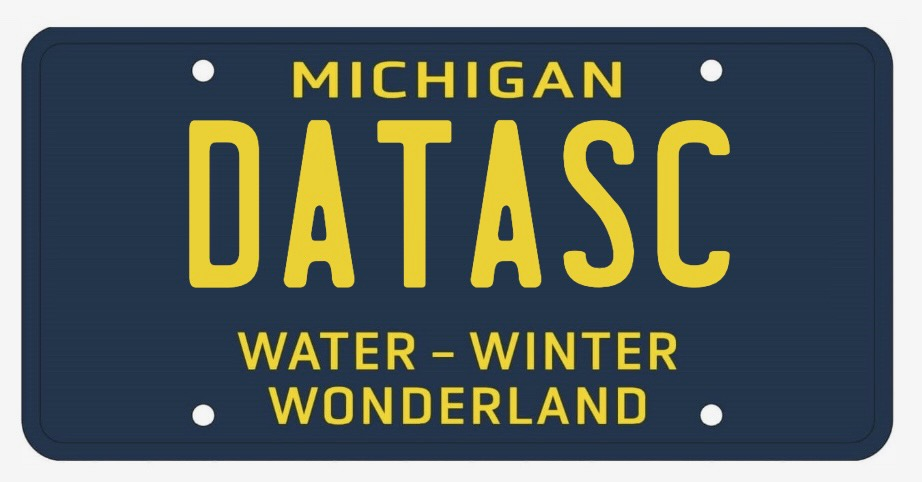
#> input picture data/generated3.jpg, 922 x 482 px
$ jupyter execute --allow-errors ALPR.ipynb
#> lines starting #> are read from the running program, lines starting #| are printed output that depends on the picture; after the words box and inside, x2 and y2 are one past the last pixel; in counts of white or black regions, pixels touching at a corner belong together
[cell 1]
import cv2
from matplotlib import pyplot as plt
import numpy as np
import imutils
import easyocr

## 1. Read in Image, Grayscale

[cell 2]
img = cv2.imread('../data/generated3.jpg')
#> img is the input picture: shape (482, 922, 3); mean B, G, R 98.1, 101.9, 92.6
gray = cv2.cvtColor(img, cv2.COLOR_BGR2GRAY)
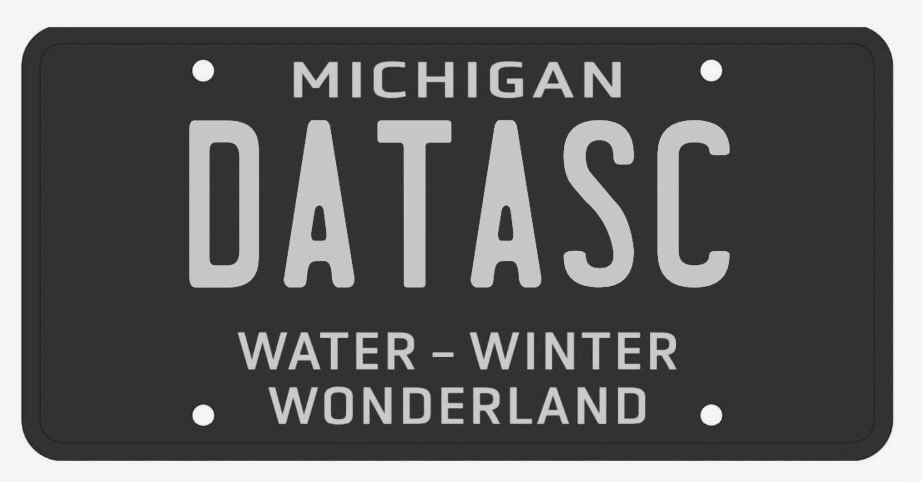
#> gray: shape (482, 922); min 18, max 255, mean 98.6
plt.imshow(cv2.cvtColor(gray,cv2.COLOR_BGR2RGB))

## 2. Apply filter and find edges for localization

[cell 3]
bfilter = cv2.bilateralFilter(gray, 11, 17, 17) #Noise reduction
edged = cv2.Canny(bfilter, 20, 200) #Edge detection
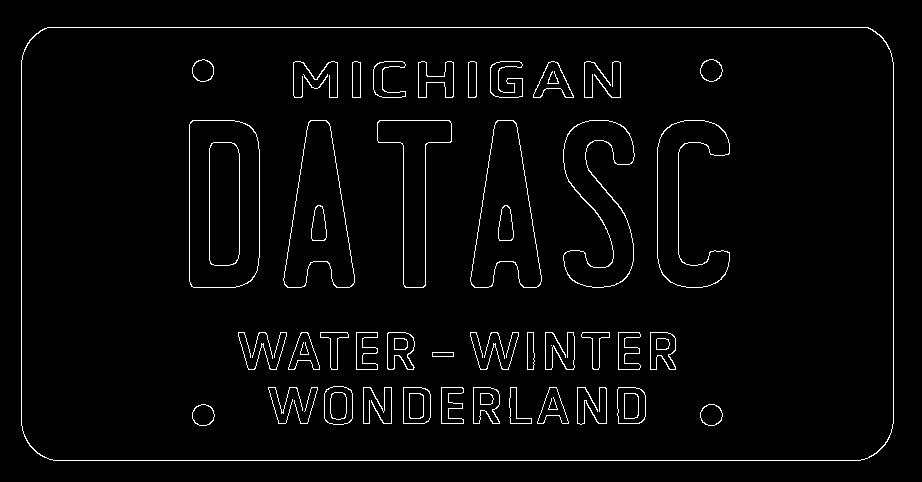
#> edged: shape (482, 922); 2.7% white in thin lines or dots, all inside (x1, y1, x2, y2) = (21, 27, 894, 461)
plt.imshow(cv2.cvtColor(edged, cv2.COLOR_BGR2RGB))

## 3. Find contours and apply masks

[cell 4]
keypoints = cv2.findContours(edged.copy(), cv2.RETR_TREE, cv2.CHAIN_APPROX_SIMPLE)
#> keypoints = 101 contours, 13 with area under 20; largest, box (x1, y1, x2, y2) and area: (21, 27, 894, 461) 376340, (21, 27, 894, 461) 376270, (189, 120, 260, 288) 11340, (189, 120, 260, 288) 11321, (283, 120, 355, 288) 7206
contours = imutils.grab_contours(keypoints)
#> contours has the same summary as keypoints
contours = sorted(contours, key=cv2.contourArea, reverse=True)[:10]
#> contours = 10 contours; largest, box (x1, y1, x2, y2) and area: (21, 27, 894, 461) 376340, (21, 27, 894, 461) 376270, (189, 120, 260, 288) 11340, (189, 120, 260, 288) 11321, (283, 120, 355, 288) 7206

[cell 5]
location = None
for contour in contours:
    approx = cv2.approxPolyDP(contour, 10, True)
    if len(approx) == 4:
        location = approx
        break
#> this loop made 10 passes

[cell 6]
contour
#> Out = contour of 230 points, box (x1, y1, x2, y2) (563, 120, 635, 288), area 5992

[cell 7]
location

[cell 8]
mask = np.zeros(gray.shape, np.uint8)
#> (the rest of this cell did not finish here and is left out)

[cell 9]
(x,y) = np.where(mask==255)
#> x = empty array; y = empty array
#> (the rest of this cell did not finish here and is left out)

$ run again, with data/generated4.jpg copied over data/generated3.jpg
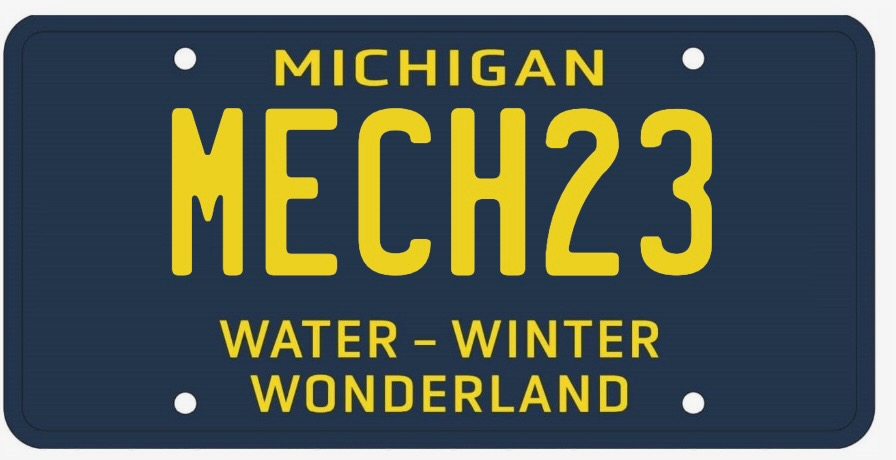
#> input picture data/generated4.jpg, 896 x 460 px
#> img is the input picture: shape (460, 896, 3); mean B, G, R 83.8, 92.1, 82.6
#> `gray = cv2.cvtColor(img, cv2.COLOR_BGR2GRAY)`:
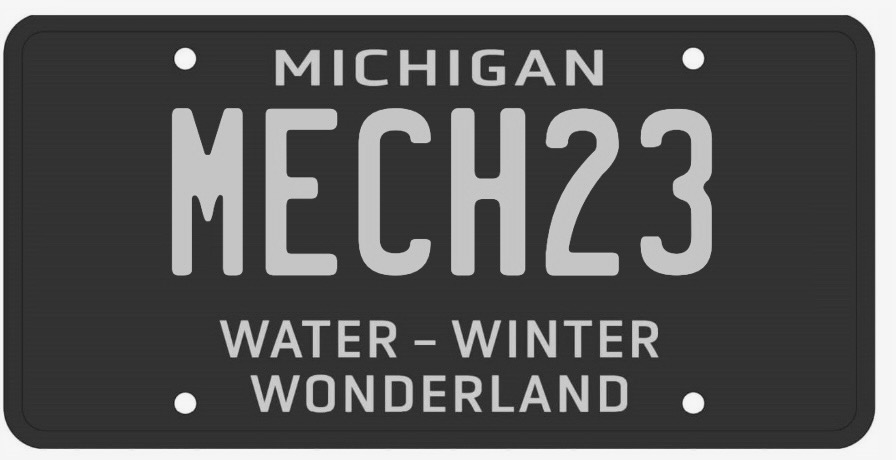
#> gray: shape (460, 896); min 20, max 255, mean 88.3
#> `edged = cv2.Canny(bfilter, 20, 200)`:
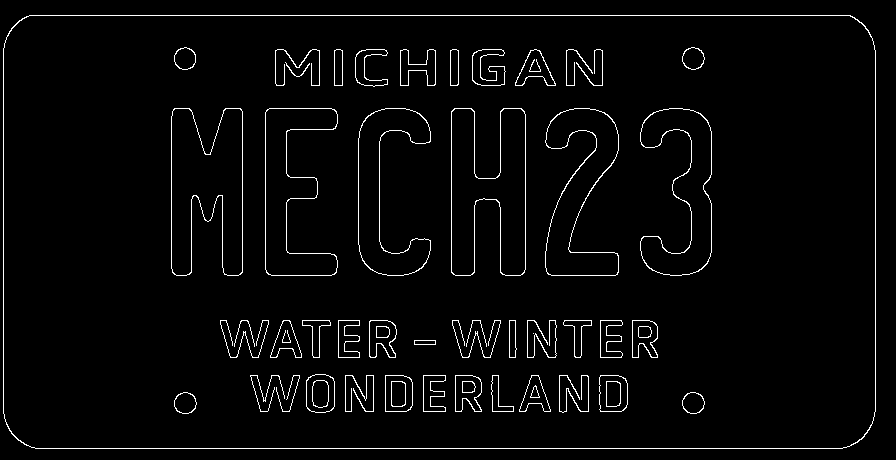
#> edged: shape (460, 896); 3% white in thin lines or dots
#> keypoints = 96 contours, 12 with area under 20; largest, box (x1, y1, x2, y2) and area: (3, 15, 876, 449) 376345, (3, 15, 876, 449) 376277, (171, 108, 243, 276) 8766, (171, 108, 243, 276) 8740, (451, 108, 526, 276) 8557
#> `contours = imutils.grab_contours(keypoints)`: contours has the same summary as keypoints
#> `contours = sorted(contours, key=cv2.contourArea, reverse=True)[:10]`: contours = 10 contours; largest, box (x1, y1, x2, y2) and area: (3, 15, 876, 449) 376345, (3, 15, 876, 449) 376277, (171, 108, 243, 276) 8766, (171, 108, 243, 276) 8740, (451, 108, 526, 276) 8557
#> the loop `for contour in contours:` made 10 passes
#> Out = contour of 63 points, box (x1, y1, x2, y2) (265, 108, 338, 276), area 6279
